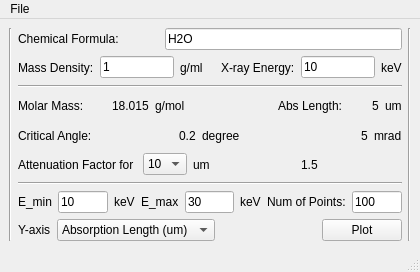
<?xml version="1.0" encoding="UTF-8"?>
<ui version="4.0">
 <class>MainWindow</class>
 <widget class="QMainWindow" name="MainWindow">
  <property name="geometry">
   <rect>
    <x>0</x>
    <y>0</y>
    <width>420</width>
    <height>272</height>
   </rect>
  </property>
  <property name="windowTitle">
   <string>MainWindow</string>
  </property>
  <widget class="QWidget" name="centralwidget">
   <layout class="QGridLayout" name="gridLayout_2">
    <item row="0" column="1">
     <layout class="QGridLayout" name="gridLayout">
      <item row="0" column="0">
       <layout class="QHBoxLayout" name="horizontalLayout">
        <item>
         <widget class="QLabel" name="label">
          <property name="text">
           <string>Chemical Formula:</string>
          </property>
         </widget>
        </item>
        <item>
         <spacer name="horizontalSpacer">
          <property name="orientation">
           <enum>Qt::Horizontal</enum>
          </property>
          <property name="sizeType">
           <enum>QSizePolicy::Minimum</enum>
          </property>
          <property name="sizeHint" stdset="0">
           <size>
            <width>40</width>
            <height>20</height>
           </size>
          </property>
         </spacer>
        </item>
        <item>
         <widget class="QLineEdit" name="chemforLE">
          <property name="text">
           <string>H2O</string>
          </property>
         </widget>
        </item>
       </layout>
      </item>
      <item row="1" column="0">
       <layout class="QHBoxLayout" name="horizontalLayout_2">
        <item>
         <widget class="QLabel" name="label_2">
          <property name="sizePolicy">
           <sizepolicy hsizetype="MinimumExpanding" vsizetype="Preferred">
            <horstretch>0</horstretch>
            <verstretch>0</verstretch>
           </sizepolicy>
          </property>
          <property name="text">
           <string>Mass Density:</string>
          </property>
         </widget>
        </item>
        <item>
         <widget class="QLineEdit" name="massdenLE">
          <property name="sizePolicy">
           <sizepolicy hsizetype="Expanding" vsizetype="Fixed">
            <horstretch>0</horstretch>
            <verstretch>0</verstretch>
           </sizepolicy>
          </property>
          <property name="text">
           <string>1</string>
          </property>
         </widget>
        </item>
        <item>
         <widget class="QLabel" name="label_3">
          <property name="text">
           <string>g/ml</string>
          </property>
         </widget>
        </item>
        <item>
         <spacer name="horizontalSpacer_12">
          <property name="orientation">
           <enum>Qt::Horizontal</enum>
          </property>
          <property name="sizeHint" stdset="0">
           <size>
            <width>40</width>
            <height>20</height>
           </size>
          </property>
         </spacer>
        </item>
        <item>
         <spacer name="horizontalSpacer_2">
          <property name="orientation">
           <enum>Qt::Horizontal</enum>
          </property>
          <property name="sizeHint" stdset="0">
           <size>
            <width>40</width>
            <height>20</height>
           </size>
          </property>
         </spacer>
        </item>
        <item>
         <widget class="QLabel" name="label_4">
          <property name="sizePolicy">
           <sizepolicy hsizetype="MinimumExpanding" vsizetype="Preferred">
            <horstretch>0</horstretch>
            <verstretch>0</verstretch>
           </sizepolicy>
          </property>
          <property name="text">
           <string>X-ray Energy:</string>
          </property>
         </widget>
        </item>
        <item>
         <widget class="QLineEdit" name="xenLE">
          <property name="sizePolicy">
           <sizepolicy hsizetype="Expanding" vsizetype="Fixed">
            <horstretch>0</horstretch>
            <verstretch>0</verstretch>
           </sizepolicy>
          </property>
          <property name="text">
           <string>10</string>
          </property>
         </widget>
        </item>
        <item>
         <widget class="QLabel" name="label_5">
          <property name="text">
           <string>keV</string>
          </property>
         </widget>
        </item>
       </layout>
      </item>
      <item row="2" column="0">
       <widget class="Line" name="line">
        <property name="sizePolicy">
         <sizepolicy hsizetype="MinimumExpanding" vsizetype="Fixed">
          <horstretch>0</horstretch>
          <verstretch>0</verstretch>
         </sizepolicy>
        </property>
        <property name="orientation">
         <enum>Qt::Horizontal</enum>
        </property>
       </widget>
      </item>
      <item row="3" column="0">
       <layout class="QHBoxLayout" name="horizontalLayout_3">
        <item>
         <widget class="QLabel" name="label_6">
          <property name="sizePolicy">
           <sizepolicy hsizetype="MinimumExpanding" vsizetype="Preferred">
            <horstretch>0</horstretch>
            <verstretch>0</verstretch>
           </sizepolicy>
          </property>
          <property name="text">
           <string>Molar Mass:</string>
          </property>
         </widget>
        </item>
        <item>
         <widget class="QLabel" name="molarmassLabel">
          <property name="text">
           <string>18.015</string>
          </property>
         </widget>
        </item>
        <item>
         <widget class="QLabel" name="label_7">
          <property name="text">
           <string>g/mol</string>
          </property>
         </widget>
        </item>
        <item>
         <spacer name="horizontalSpacer_3">
          <property name="orientation">
           <enum>Qt::Horizontal</enum>
          </property>
          <property name="sizeHint" stdset="0">
           <size>
            <width>40</width>
            <height>20</height>
           </size>
          </property>
         </spacer>
        </item>
        <item>
         <widget class="QLabel" name="label_8">
          <property name="sizePolicy">
           <sizepolicy hsizetype="MinimumExpanding" vsizetype="Preferred">
            <horstretch>0</horstretch>
            <verstretch>0</verstretch>
           </sizepolicy>
          </property>
          <property name="text">
           <string>Abs Length:</string>
          </property>
         </widget>
        </item>
        <item>
         <widget class="QLabel" name="abslenLabel">
          <property name="text">
           <string>5</string>
          </property>
         </widget>
        </item>
        <item>
         <widget class="QLabel" name="absunitLabel">
          <property name="text">
           <string>um</string>
          </property>
         </widget>
        </item>
       </layout>
      </item>
      <item row="4" column="0">
       <layout class="QHBoxLayout" name="horizontalLayout_4">
        <item>
         <widget class="QLabel" name="label_9">
          <property name="sizePolicy">
           <sizepolicy hsizetype="MinimumExpanding" vsizetype="Preferred">
            <horstretch>0</horstretch>
            <verstretch>0</verstretch>
           </sizepolicy>
          </property>
          <property name="text">
           <string>Critical Angle:</string>
          </property>
         </widget>
        </item>
        <item>
         <spacer name="horizontalSpacer_5">
          <property name="orientation">
           <enum>Qt::Horizontal</enum>
          </property>
          <property name="sizeType">
           <enum>QSizePolicy::Minimum</enum>
          </property>
          <property name="sizeHint" stdset="0">
           <size>
            <width>40</width>
            <height>20</height>
           </size>
          </property>
         </spacer>
        </item>
        <item>
         <widget class="QLabel" name="criangdegLabel">
          <property name="text">
           <string>0.2</string>
          </property>
         </widget>
        </item>
        <item>
         <widget class="QLabel" name="label_11">
          <property name="text">
           <string>degree</string>
          </property>
         </widget>
        </item>
        <item>
         <spacer name="horizontalSpacer_4">
          <property name="orientation">
           <enum>Qt::Horizontal</enum>
          </property>
          <property name="sizeHint" stdset="0">
           <size>
            <width>40</width>
            <height>20</height>
           </size>
          </property>
         </spacer>
        </item>
        <item>
         <widget class="QLabel" name="criangmradLabel">
          <property name="text">
           <string>5</string>
          </property>
         </widget>
        </item>
        <item>
         <widget class="QLabel" name="absunitLab_2">
          <property name="text">
           <string>mrad</string>
          </property>
         </widget>
        </item>
       </layout>
      </item>
      <item row="5" column="0">
       <layout class="QHBoxLayout" name="horizontalLayout_5">
        <item>
         <widget class="QLabel" name="label_10">
          <property name="text">
           <string>Attenuation Factor for </string>
          </property>
         </widget>
        </item>
        <item>
         <widget class="QComboBox" name="attfacCB">
          <property name="sizePolicy">
           <sizepolicy hsizetype="Fixed" vsizetype="Fixed">
            <horstretch>0</horstretch>
            <verstretch>0</verstretch>
           </sizepolicy>
          </property>
          <item>
           <property name="text">
            <string>10</string>
           </property>
          </item>
          <item>
           <property name="text">
            <string>25</string>
           </property>
          </item>
          <item>
           <property name="text">
            <string>50</string>
           </property>
          </item>
         </widget>
        </item>
        <item>
         <widget class="QLabel" name="attunitLabel">
          <property name="text">
           <string>um</string>
          </property>
         </widget>
        </item>
        <item>
         <spacer name="horizontalSpacer_6">
          <property name="orientation">
           <enum>Qt::Horizontal</enum>
          </property>
          <property name="sizeType">
           <enum>QSizePolicy::Expanding</enum>
          </property>
          <property name="sizeHint" stdset="0">
           <size>
            <width>40</width>
            <height>20</height>
           </size>
          </property>
         </spacer>
        </item>
        <item>
         <widget class="QLabel" name="attLabel">
          <property name="text">
           <string>1.5</string>
          </property>
         </widget>
        </item>
        <item>
         <spacer name="horizontalSpacer_11">
          <property name="orientation">
           <enum>Qt::Horizontal</enum>
          </property>
          <property name="sizeHint" stdset="0">
           <size>
            <width>40</width>
            <height>20</height>
           </size>
          </property>
         </spacer>
        </item>
       </layout>
      </item>
      <item row="6" column="0">
       <widget class="Line" name="line_2">
        <property name="sizePolicy">
         <sizepolicy hsizetype="MinimumExpanding" vsizetype="Fixed">
          <horstretch>0</horstretch>
          <verstretch>0</verstretch>
         </sizepolicy>
        </property>
        <property name="orientation">
         <enum>Qt::Horizontal</enum>
        </property>
       </widget>
      </item>
      <item row="7" column="0">
       <layout class="QHBoxLayout" name="horizontalLayout_6">
        <item>
         <widget class="QLabel" name="label_12">
          <property name="text">
           <string>E_min</string>
          </property>
         </widget>
        </item>
        <item>
         <widget class="QLineEdit" name="eminLE">
          <property name="sizePolicy">
           <sizepolicy hsizetype="Expanding" vsizetype="Fixed">
            <horstretch>0</horstretch>
            <verstretch>0</verstretch>
           </sizepolicy>
          </property>
          <property name="text">
           <string>10</string>
          </property>
         </widget>
        </item>
        <item>
         <widget class="QLabel" name="label_13">
          <property name="text">
           <string>keV</string>
          </property>
         </widget>
        </item>
        <item>
         <spacer name="horizontalSpacer_7">
          <property name="orientation">
           <enum>Qt::Horizontal</enum>
          </property>
          <property name="sizeHint" stdset="0">
           <size>
            <width>40</width>
            <height>20</height>
           </size>
          </property>
         </spacer>
        </item>
        <item>
         <widget class="QLabel" name="label_14">
          <property name="text">
           <string>E_max</string>
          </property>
         </widget>
        </item>
        <item>
         <widget class="QLineEdit" name="emaxLE">
          <property name="text">
           <string>30</string>
          </property>
         </widget>
        </item>
        <item>
         <widget class="QLabel" name="label_15">
          <property name="text">
           <string>keV</string>
          </property>
         </widget>
        </item>
        <item>
         <spacer name="horizontalSpacer_8">
          <property name="orientation">
           <enum>Qt::Horizontal</enum>
          </property>
          <property name="sizeHint" stdset="0">
           <size>
            <width>40</width>
            <height>20</height>
           </size>
          </property>
         </spacer>
        </item>
        <item>
         <widget class="QLabel" name="label_16">
          <property name="text">
           <string>Num of Points:</string>
          </property>
         </widget>
        </item>
        <item>
         <widget class="QLineEdit" name="numpointLE">
          <property name="text">
           <string>100</string>
          </property>
         </widget>
        </item>
       </layout>
      </item>
      <item row="8" column="0">
       <layout class="QHBoxLayout" name="horizontalLayout_7">
        <item>
         <widget class="QLabel" name="label_17">
          <property name="text">
           <string>Y-axis</string>
          </property>
         </widget>
        </item>
        <item>
         <widget class="QComboBox" name="yaxisCB">
          <property name="sizePolicy">
           <sizepolicy hsizetype="Maximum" vsizetype="Fixed">
            <horstretch>0</horstretch>
            <verstretch>0</verstretch>
           </sizepolicy>
          </property>
          <item>
           <property name="text">
            <string>Absorption Length (um)</string>
           </property>
          </item>
          <item>
           <property name="text">
            <string>Attenuation Factor</string>
           </property>
          </item>
          <item>
           <property name="text">
            <string>Critical Angle (degree)</string>
           </property>
          </item>
          <item>
           <property name="text">
            <string>Critical Angle (mrad)</string>
           </property>
          </item>
         </widget>
        </item>
        <item>
         <spacer name="horizontalSpacer_9">
          <property name="orientation">
           <enum>Qt::Horizontal</enum>
          </property>
          <property name="sizeHint" stdset="0">
           <size>
            <width>40</width>
            <height>20</height>
           </size>
          </property>
         </spacer>
        </item>
        <item>
         <widget class="QPushButton" name="plotPB">
          <property name="sizePolicy">
           <sizepolicy hsizetype="Fixed" vsizetype="Fixed">
            <horstretch>0</horstretch>
            <verstretch>0</verstretch>
           </sizepolicy>
          </property>
          <property name="text">
           <string>Plot</string>
          </property>
         </widget>
        </item>
       </layout>
      </item>
     </layout>
    </item>
    <item row="0" column="0">
     <widget class="Line" name="line_3">
      <property name="orientation">
       <enum>Qt::Vertical</enum>
      </property>
     </widget>
    </item>
    <item row="0" column="2">
     <widget class="Line" name="line_4">
      <property name="orientation">
       <enum>Qt::Vertical</enum>
      </property>
     </widget>
    </item>
   </layout>
  </widget>
  <widget class="QMenuBar" name="menubar">
   <property name="geometry">
    <rect>
     <x>0</x>
     <y>0</y>
     <width>420</width>
     <height>21</height>
    </rect>
   </property>
   <widget class="QMenu" name="menuFile">
    <property name="title">
     <string>File</string>
    </property>
    <addaction name="actionExit"/>
   </widget>
   <addaction name="menuFile"/>
  </widget>
  <widget class="QStatusBar" name="statusbar"/>
  <action name="actionExit">
   <property name="text">
    <string>Exit</string>
   </property>
  </action>
 </widget>
 <resources/>
 <connections/>
</ui>
